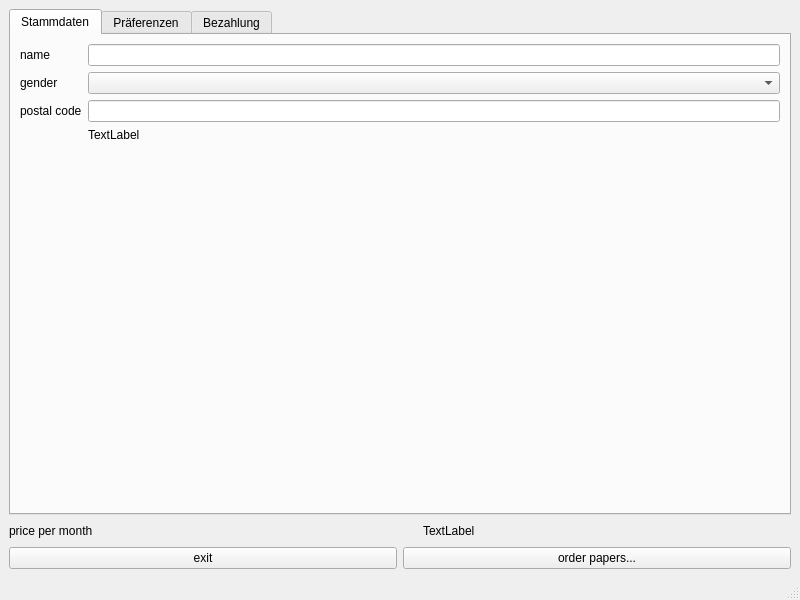
<?xml version="1.0" encoding="UTF-8"?>
<ui version="4.0">
 <class>MainWindow</class>
 <widget class="QMainWindow" name="MainWindow">
  <property name="geometry">
   <rect>
    <x>0</x>
    <y>0</y>
    <width>800</width>
    <height>600</height>
   </rect>
  </property>
  <property name="windowTitle">
   <string>MainWindow</string>
  </property>
  <property name="unifiedTitleAndToolBarOnMac">
   <bool>false</bool>
  </property>
  <widget class="QWidget" name="centralwidget">
   <layout class="QVBoxLayout" name="verticalLayout_5">
    <item>
     <widget class="QTabWidget" name="stockTab">
      <property name="currentIndex">
       <number>0</number>
      </property>
      <widget class="QWidget" name="Stammdaten">
       <attribute name="title">
        <string>Stammdaten</string>
       </attribute>
       <layout class="QVBoxLayout" name="verticalLayout_4">
        <item>
         <layout class="QFormLayout" name="formLayout_2">
          <item row="0" column="0">
           <widget class="QLabel" name="nameLabel">
            <property name="text">
             <string>name</string>
            </property>
           </widget>
          </item>
          <item row="0" column="1">
           <widget class="QLineEdit" name="nameEdit"/>
          </item>
          <item row="1" column="0">
           <widget class="QLabel" name="genderLabel">
            <property name="text">
             <string>gender</string>
            </property>
           </widget>
          </item>
          <item row="1" column="1">
           <widget class="QComboBox" name="genderCBox"/>
          </item>
          <item row="2" column="0">
           <widget class="QLabel" name="postalCodeLabel">
            <property name="text">
             <string>postal code</string>
            </property>
           </widget>
          </item>
          <item row="2" column="1">
           <widget class="QLineEdit" name="postalCodeEdit"/>
          </item>
          <item row="3" column="1">
           <widget class="QLabel" name="postalCodeInvalidLabel">
            <property name="text">
             <string>TextLabel</string>
            </property>
           </widget>
          </item>
         </layout>
        </item>
       </layout>
      </widget>
      <widget class="QWidget" name="Praeferenzen">
       <attribute name="title">
        <string>Präferenzen</string>
       </attribute>
       <layout class="QVBoxLayout" name="verticalLayout_3">
        <item>
         <layout class="QHBoxLayout" name="horizontalLayout_3">
          <item>
           <widget class="QLabel" name="marketsLabel">
            <property name="text">
             <string>markets</string>
            </property>
           </widget>
          </item>
          <item>
           <widget class="QGroupBox" name="marketesBox">
            <property name="checkable">
             <bool>false</bool>
            </property>
            <layout class="QVBoxLayout" name="verticalLayout">
             <item>
              <widget class="QRadioButton" name="emergencyMarketRB">
               <property name="text">
                <string>emergency</string>
               </property>
               <property name="autoExclusive">
                <bool>false</bool>
               </property>
              </widget>
             </item>
             <item>
              <widget class="QRadioButton" name="tecRB">
               <property name="text">
                <string>tec</string>
               </property>
               <property name="autoExclusive">
                <bool>false</bool>
               </property>
              </widget>
             </item>
             <item>
              <widget class="QRadioButton" name="asiaRB">
               <property name="text">
                <string>asia</string>
               </property>
               <property name="autoExclusive">
                <bool>false</bool>
               </property>
              </widget>
             </item>
             <item>
              <widget class="QRadioButton" name="europeRB">
               <property name="text">
                <string>europe</string>
               </property>
               <property name="autoExclusive">
                <bool>false</bool>
               </property>
              </widget>
             </item>
             <item>
              <widget class="QRadioButton" name="chinaRB">
               <property name="text">
                <string>china</string>
               </property>
               <property name="autoExclusive">
                <bool>false</bool>
               </property>
              </widget>
             </item>
            </layout>
           </widget>
          </item>
         </layout>
        </item>
       </layout>
      </widget>
      <widget class="QWidget" name="Bezahlung">
       <attribute name="title">
        <string>Bezahlung</string>
       </attribute>
       <layout class="QVBoxLayout" name="verticalLayout_2">
        <item>
         <layout class="QFormLayout" name="formLayout">
          <item row="0" column="0">
           <widget class="QLabel" name="ibanLabel">
            <property name="text">
             <string>IBAN</string>
            </property>
           </widget>
          </item>
          <item row="0" column="1">
           <widget class="QLineEdit" name="ibanEdit"/>
          </item>
          <item row="1" column="0">
           <widget class="QLabel" name="bankLabel">
            <property name="text">
             <string>bank</string>
            </property>
           </widget>
          </item>
          <item row="1" column="1">
           <widget class="QLabel" name="bankResultLabel">
            <property name="text">
             <string>TextLabel</string>
            </property>
           </widget>
          </item>
          <item row="2" column="0">
           <widget class="QLabel" name="paymentIntervallLabel">
            <property name="text">
             <string>paymaent intervall</string>
            </property>
           </widget>
          </item>
          <item row="2" column="1">
           <widget class="QComboBox" name="paymentIntervallCBox">
            <property name="editable">
             <bool>false</bool>
            </property>
            <property name="currentText">
             <string/>
            </property>
           </widget>
          </item>
         </layout>
        </item>
       </layout>
      </widget>
     </widget>
    </item>
    <item>
     <layout class="QHBoxLayout" name="horizontalLayout_2">
      <item>
       <widget class="QLabel" name="priceLabel">
        <property name="text">
         <string>price per month</string>
        </property>
       </widget>
      </item>
      <item>
       <spacer name="horizontalSpacer">
        <property name="orientation">
         <enum>Qt::Horizontal</enum>
        </property>
        <property name="sizeType">
         <enum>QSizePolicy::Minimum</enum>
        </property>
        <property name="sizeHint" stdset="0">
         <size>
          <width>40</width>
          <height>20</height>
         </size>
        </property>
       </spacer>
      </item>
      <item>
       <widget class="QLabel" name="priceSumLabel">
        <property name="text">
         <string>TextLabel</string>
        </property>
       </widget>
      </item>
     </layout>
    </item>
    <item>
     <layout class="QHBoxLayout" name="horizontalLayout">
      <item>
       <widget class="QPushButton" name="exitButton">
        <property name="text">
         <string>exit</string>
        </property>
       </widget>
      </item>
      <item>
       <widget class="QPushButton" name="orderLabel">
        <property name="text">
         <string>order papers...</string>
        </property>
       </widget>
      </item>
     </layout>
    </item>
   </layout>
  </widget>
  <widget class="QMenuBar" name="menubar">
   <property name="geometry">
    <rect>
     <x>0</x>
     <y>0</y>
     <width>800</width>
     <height>26</height>
    </rect>
   </property>
  </widget>
  <widget class="QStatusBar" name="statusbar"/>
 </widget>
 <resources/>
 <connections>
  <connection>
   <sender>exitButton</sender>
   <signal>clicked()</signal>
   <receiver>MainWindow</receiver>
   <slot>close()</slot>
   <hints>
    <hint type="sourcelabel">
     <x>260</x>
     <y>520</y>
    </hint>
    <hint type="destinationlabel">
     <x>399</x>
     <y>299</y>
    </hint>
   </hints>
  </connection>
 </connections>
</ui>
